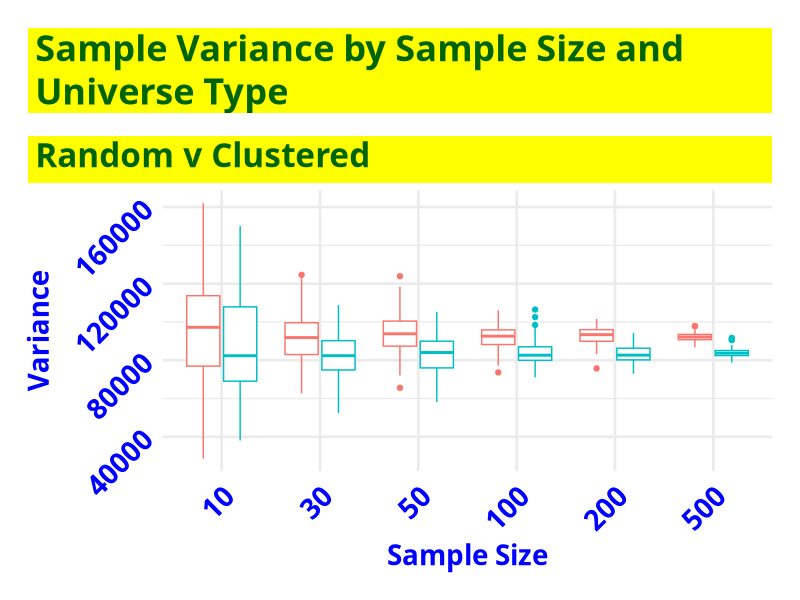
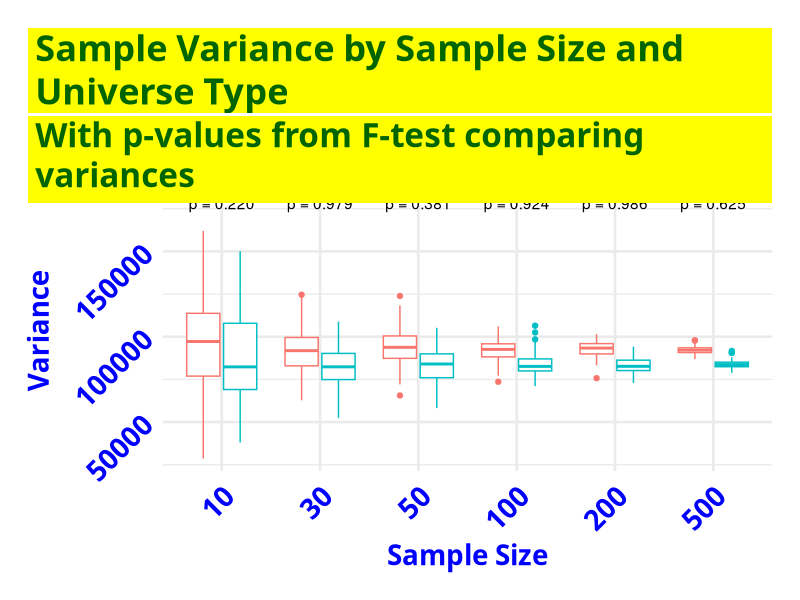
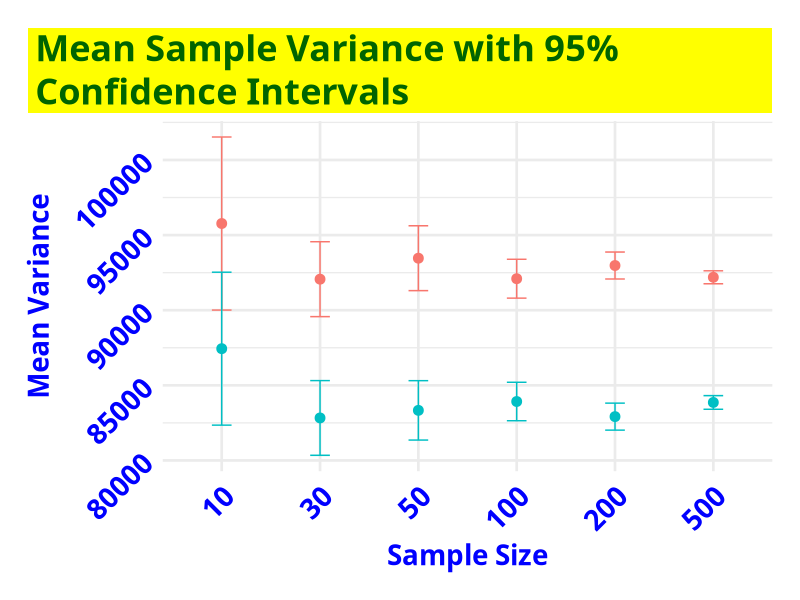
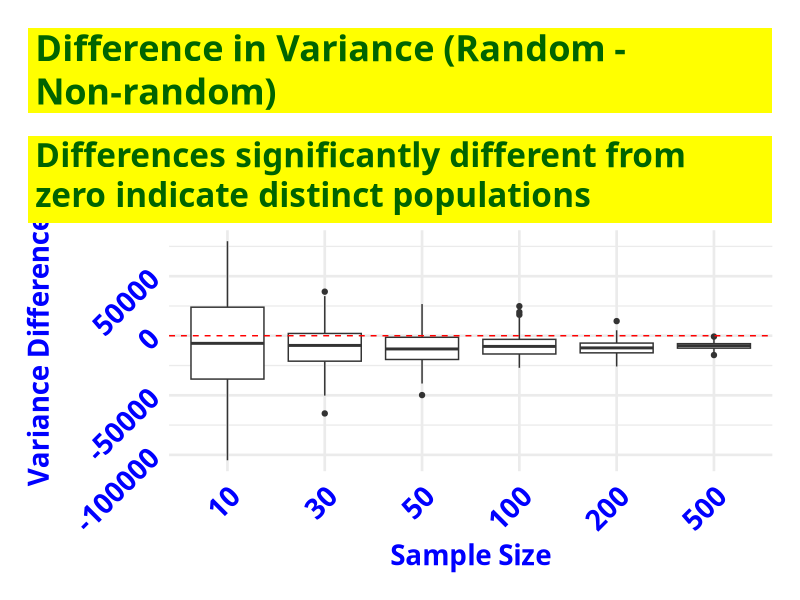
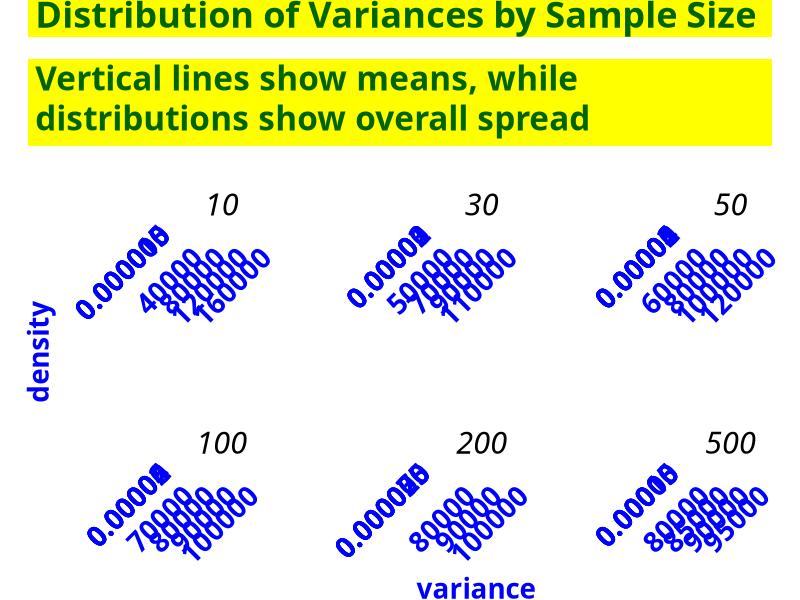
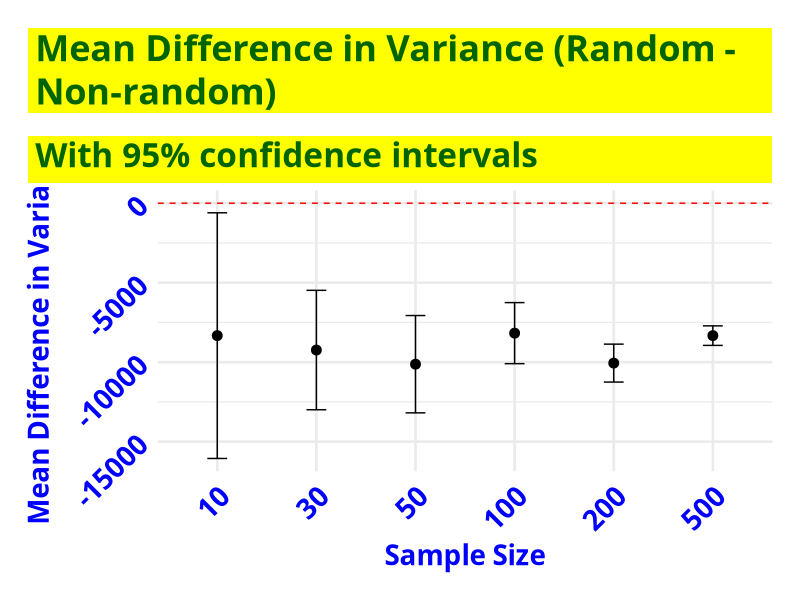

R code for these plots, in order:
## ---- chunk 1
#| label: setup
#| include: false


# install.packages(c("mapview", "survey", "srvyr", "arcgislayers"))

# census_api_key("95496766c51541ee6f402c1e1a8658581285b759", install = TRUE, overwrite = TRUE)


# # load libraries - NOT NEEDED


# Force dplyr's select to take precedence
select <- dplyr::select
filter <- dplyr::filter

# Options
options(scipen = 999)
options(qic.clshade = T) # NO LONGER NEEDED; CHARTS ALL PREPARED WITH GGPLOT2 ONLY
options(qic.linecol = 'black') # NO LONGER NEEDED; CHARTS ALL PREPARED WITH GGPLOT2 ONLY
options(qic.signalcol = "firebrick") # NO LONGER NEEDED; CHARTS ALL PREPARED WITH GGPLOT2 ONLY
options(qic.targetcol = "purple") # NO LONGER NEEDED; CHARTS ALL PREPARED WITH GGPLOT2 ONLY
options(DT.options = list(dom = 'pBlfrti')) # Add buttons, filtering, and top (t) pagination controls
options(shiny.maxRequestSize = 50 * 1024^2) # Set upload maximum to 50 MB
options(tigris_use_cache = TRUE)


flextable::set_flextable_defaults(
  font.size = 14, 
  font.family = "Cabin",
  font.color = "black",
  table.layout = "fixed",
  border.color = "darkgray",
  padding.top = 3, padding.bottom = 3,
  padding.left = 4, padding.right = 4,
  line_spacing = 1.3,
  digits = 2,
  decimal.mark = ".",
  big.mark = " ",
  na_str = "<na>")
  
  # flextable::theme_alafoli()	|>  # BLAH
  # flextable::theme_apa()  # THIS IS NICE
  # flextable::theme_booktabs() |>  # NICE, MORE COMPACT
  # flextable::theme_box() |>   # OK, INCLUDES CELL BORDERS
  # flextable::theme_tron() |>  # 'DARK MODE' BLUE TEXT
  # flextable::theme_tron_legacy() |>   # 'DARK MODE' YELLOW TEXT
  # flextable::theme_vader() |>    # 'DARK MODE' WHITE TEXT
  # flextable::theme_vanilla() |>   # NOT SPECIAL
  # flextable::theme_zebra()	|>
  #
  # flextable::bg(bg = "palegreen", part = "header")
  # flextable::bg(i = 8, bg = "yellow", part = "body")   OR
  # 



# Set global theme for consistent plots
ggplot2::theme_set(
  ggplot2::theme_minimal(base_size = 20) +
    ggplot2::theme(
      plot.title.position = "plot",
      plot.title = ggtext::element_textbox_simple(
        family = "Cabin",
        face = "bold",
        color = "darkgreen",
        size = 26,
        fill = "yellow",
        lineheight = 1.2,
        padding = ggplot2::margin(5.5, 5.5, 0.0, 5.5),
        margin = ggplot2::margin(0, 0, 5.5, 0)
      ),
      plot.subtitle = ggtext::element_textbox_simple(
        family = "Cabin",
        color = "darkgreen",
        face = "bold",
        size = 24,
        fill = "yellow",
        lineheight = 1.2,
        padding = ggplot2::margin(5.5, 5.5, 5.5, 5.5),
        margin = ggplot2::margin(10.5, 0, 5.5, 0)
      ),
      plot.caption = ggtext::element_markdown(
        family = "Cabin",
        size = 22,
        hjust = 1,
        color = "darkblue",
        face = "italic",
        fill = "yellow",
        lineheight = 1.0
      ),
      axis.text.x = ggtext::element_markdown(
        family = "Cabin",
        face = "bold",
        color = "blue",
        size = 20,
        angle = 45,
        hjust = 1
      ),
        # ggplot2::element_blank(),
      axis.title.x = ggtext::element_markdown(
        family = "Cabin",
        face = "bold",
        color = "blue",
        size = 20),
        # ggplot2::element_blank(),
      axis.text.y = ggtext::element_markdown(
        family = "Cabin",
        face = "bold",
        color = "blue",
        size = 20,
        angle = 45,
        hjust = 1
      ),
        # ggplot2::element_blank(),
      axis.title.y = ggtext::element_markdown(
        family = "Cabin",
        face = "bold",
        color = "blue",
        size = 20),
        # ggplot2::element_blank(),
      strip.text = ggtext::element_markdown(
        family = "Cabin",
        color = "black",
        size = ggplot2::rel(1.1),
        face = "italic",
        margin = ggplot2::margin(2, 0, 0.5, 0, "lines")
      ),
      axis.text = ggtext::element_markdown(
        family = "Cabin",
        color = "black"),
      panel.background = ggplot2::element_rect(fill = "white", color = NA),
      plot.background = ggplot2::element_rect(fill = "white", color = NA),
      legend.position = "none",
      panel.spacing.x = grid::unit(1.5, "cm"),
      panel.spacing.y = grid::unit(1.5, "cm"),
      plot.margin = ggplot2::margin(20, 20, 20, 20, "pt")
    )
)



  
# Set seed for reproducibility
base::set.seed(123)

## ---- chunk 2

# Create a random universe (1000 random integers between 1 and 1000)
random_universe <- sample(1:1000, 1000, replace = TRUE)

# Create non-random universes (several options)

# Option 1: Sequential numbers
sequential_universe <- 1:1000

# Option 2: Clustered data (4 distinct clusters)
clustered_universe <- c(
  stats::rnorm(250, mean = 100, sd = 20),
  stats::rnorm(250, mean = 300, sd = 20),
  stats::rnorm(250, mean = 600, sd = 20),
  stats::rnorm(250, mean = 900, sd = 20)
)
# Round to integers and ensure values are within 1-1000
clustered_universe <- base::pmin(1000, base::pmax(1, base::round(clustered_universe)))

# Option 3: Bimodal distribution
bimodal_universe <- c(
  stats::rnorm(500, mean = 250, sd = 100),
  stats::rnorm(500, mean = 750, sd = 100)
)
# Round to integers and ensure values are within 1-1000
bimodal_universe <- base::pmin(1000, base::pmax(1, base::round(bimodal_universe)))

# Option 4: Increasing variance (first half has low variance, second half high)
increasing_var_universe <- c(
  stats::rnorm(500, mean = 500, sd = 50),
  stats::rnorm(500, mean = 500, sd = 200)
)
# Round to integers and ensure values are within 1-1000
increasing_var_universe <- base::pmin(1000, base::pmax(1, base::round(increasing_var_universe)))
 


## ---- chunk 3
# Step 2: Function to take samples and calculate variance
calculate_sample_variances <- function(universe, sample_size, num_samples = 100) {
  variances <- base::numeric(num_samples)
  for(i in 1:num_samples) {
    sample_data <- base::sample(universe, sample_size)
    variances[i] <- stats::var(sample_data)
  }
  return(variances)
}

## ---- chunk 4
# Step 3: Experiment with different sample sizes
sample_sizes <- c(10, 30, 50, 100, 200, 500)
results <- list()

# define the nonrandom universe type
for(size in sample_sizes) {
  random_variances <- calculate_sample_variances(random_universe, size)
  nonrandom_variances <- calculate_sample_variances(clustered_universe, size)
  
  results[[paste0("size_", size)]] <- list(
    random = random_variances,
    nonrandom = nonrandom_variances
  )
}

## ---- chunk 5
# Convert nested list to a data frame
results_df <- data.frame()

for(size_name in names(results)) {
  # Extract the numeric size from the name
  size <- as.numeric(gsub("size_", "", size_name))
  
  # Add random universe results
  random_data <- data.frame(
    sample_size = size,
    variance = results[[size_name]]$random,
    universe_type = "random"
  )
  
  # Add non-random universe results
  nonrandom_data <- data.frame(
    sample_size = size,
    variance = results[[size_name]]$nonrandom,
    universe_type = "clustered"
  )
  
  # Combine the data
  results_df <- rbind(results_df, random_data, nonrandom_data)
}

# Now you can plot with ggplot
ggplot2::ggplot(results_df, 
                ggplot2::aes(x = factor(sample_size), 
                             y = variance, 
                             color = universe_type
                             )
                ) +
  ggplot2::geom_boxplot() +
  ggplot2::labs(
    title = "Sample Variance by Sample Size and Universe Type",
    subtitle = "Random v Clustered",
    x = "Sample Size",
    y = "Variance",
    color = "Universe Type"
  ) 

## ---- chunk 6
# Calculate p-values comparing variances across universe types for each sample size
result_stats <- data.frame()

for(size_name in names(results)) {
  # Extract the numeric size from the name
  size <- base::as.numeric(gsub("size_", "", size_name))
  
  # Run F-test to compare variances
  f_test <- stats::var.test(results[[size_name]]$random, results[[size_name]]$nonrandom)
  
  # Store results
  result_stats <- base::rbind(result_stats, 
                              base::data.frame(
    sample_size = size,
    p_value = f_test$p.value,
    significant = f_test$p.value < 0.05
  ))
}

## ---- chunk 7
# Add p-values to the plot
ggplot2::ggplot(results_df, ggplot2::aes(x = factor(sample_size), y = variance, color = universe_type)) +
  ggplot2::geom_boxplot() +
  ggplot2::geom_text(data = result_stats, 
            ggplot2::aes(x = factor(sample_size), 
                y = max(results_df$variance) * 1.1,
                label = sprintf("p = %.3f", p_value)),
            inherit.aes = FALSE) +
  ggplot2::labs(
    title = "Sample Variance by Sample Size and Universe Type",
    subtitle = "With p-values from F-test comparing variances",
    x = "Sample Size",
    y = "Variance",
    color = "Universe Type"
  ) 

## ---- chunk 8
# Calculate mean and confidence intervals for your variances
results_summary <- results_df |>
  dplyr::group_by(sample_size, universe_type) |>
  dplyr::summarize(
    mean_variance = mean(variance),
    sd_variance = sd(variance),
    n = dplyr::n(),
    se = sd_variance/sqrt(n),
    ci_lower = mean_variance - 1.96*se,
    ci_upper = mean_variance + 1.96*se
  )

# Plot with confidence intervals
ggplot2::ggplot(results_summary, 
                ggplot2::aes(x = factor(sample_size), y = mean_variance, color = universe_type)) +
  ggplot2::geom_point(size = 3) +
  ggplot2::geom_errorbar(ggplot2::aes(ymin = ci_lower, ymax = ci_upper), width = 0.2) +
  ggplot2::labs(
    title = "Mean Sample Variance with 95% Confidence Intervals",
    x = "Sample Size",
    y = "Mean Variance",
    color = "Universe Type"
  ) 

## ---- chunk 9
# Calculate the difference in variance between random and non-random for each sample size
diff_data <- data.frame()

for(size_name in names(results)) {
  size <- base::as.numeric(base::gsub("size_", "", size_name))
  
  # Calculate differences for each simulation pair
  n_sims <- length(results[[size_name]]$random)
  differences <- results[[size_name]]$random - results[[size_name]]$nonrandom
  
  diff_data <- rbind(diff_data, data.frame(
    sample_size = rep(size, n_sims),
    variance_difference = differences
  ))
}

# Plot the differences
ggplot2::ggplot(diff_data, ggplot2::aes(x = factor(sample_size), y = variance_difference)) +
  ggplot2::geom_boxplot() +
  ggplot2::geom_hline(yintercept = 0, linetype = "dashed", color = "red") +
  ggplot2::labs(
    title = "Difference in Variance (Random - Non-random)",
    subtitle = "Differences significantly different from zero indicate distinct populations",
    x = "Sample Size",
    y = "Variance Difference"
  ) 

## ---- chunk 10
ggplot2::ggplot(results_df, ggplot2::aes(x = variance, fill = universe_type)) +
  ggplot2::geom_density(alpha = 0.5) +
  ggplot2::geom_vline(data = results_df |> dplyr::group_by(universe_type) |> 
               dplyr::summarize(mean_var = mean(variance)),
             ggplot2::aes(xintercept = mean_var, color = universe_type),
             linetype = "dashed", linewidth = 1) +
  ggplot2::facet_wrap(~sample_size, scales = "free") +
  ggplot2::labs(title = "Distribution of Variances by Sample Size",
       subtitle = "Vertical lines show means, while distributions show overall spread")
## ---- chunk 11
# For each sample size, perform a one-sample t-test on the differences
diff_stats <- data.frame()

for(size_name in names(results)) {
  size <- as.numeric(gsub("size_", "", size_name))
  
  # Calculate differences for this sample size
  differences <- results[[size_name]]$random - results[[size_name]]$nonrandom
  
  # Perform one-sample t-test against μ = 0
  t_test <- stats::t.test(differences, mu = 0)
  
  # Store results
  diff_stats <- rbind(diff_stats, data.frame(
    sample_size = size,
    mean_diff = mean(differences),
    p_value = t_test$p.value,
    significant = t_test$p.value < 0.05,
    lower_ci = t_test$conf.int[1],
    upper_ci = t_test$conf.int[2]
  ))
}

# # Print the results
# print(diff_stats)
## ---- chunk 12
# Plot the differences with confidence intervals
ggplot2::ggplot(diff_stats, ggplot2::aes(x = factor(sample_size), y = mean_diff)) +
  ggplot2::geom_point(size = 3) +
  ggplot2::geom_errorbar(ggplot2::aes(ymin = lower_ci, ymax = upper_ci), width = 0.2) +
  ggplot2::geom_hline(yintercept = 0, linetype = "dashed", color = "red") +
  ggplot2::labs(
    title = "Mean Difference in Variance (Random - Non-random)",
    subtitle = "With 95% confidence intervals",
    x = "Sample Size",
    y = "Mean Difference in Variance"
  ) 
